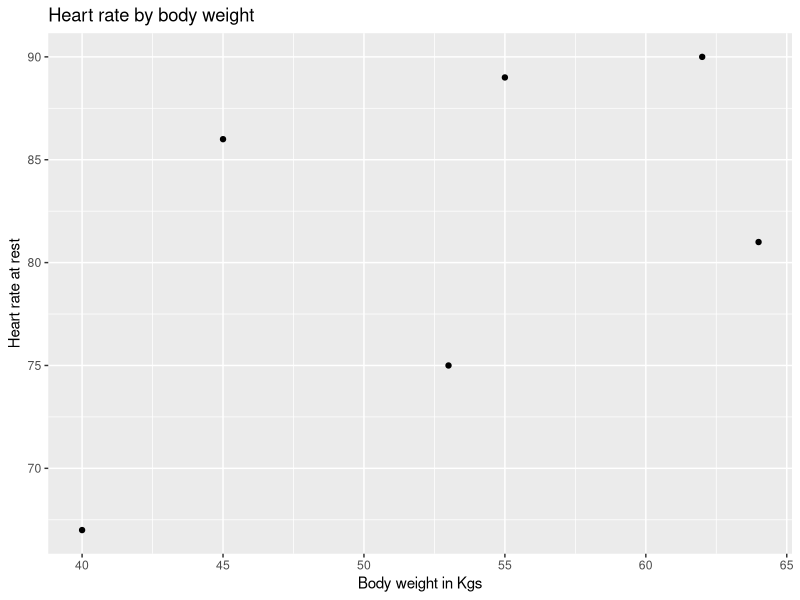
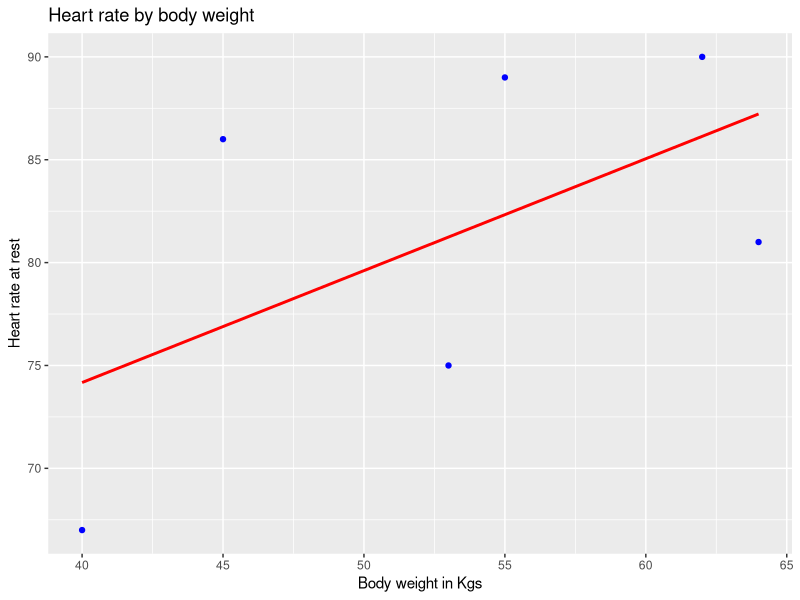
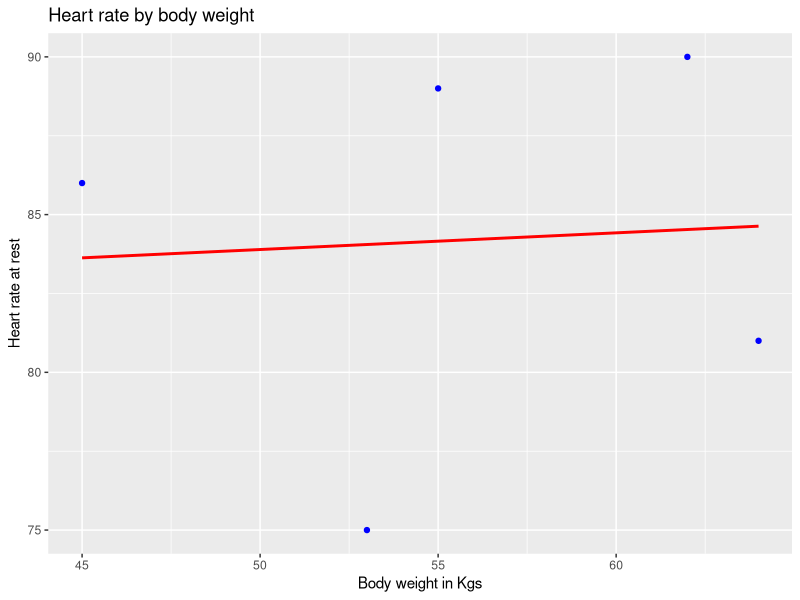

The R script that drew these images, in order:
## ---- chunk 1
##load package to import excel file
library(readxl)
##import excel files
data <- read_xlsx("data/cardiac.xlsx", 1)


## ---- chunk 2
## create a scatter plot
library(ggplot2)
data_plot <- ggplot(data, aes(x=Kilograms_body_weight, y=Heart_rate)) + geom_point()
data_plot <- data_plot + ggtitle("Heart rate by body weight") +
            labs(x = "Body weight in Kgs", y = "Heart rate at rest")
data_plot

## ---- chunk 3
##compute regression coefficients - linear regression
data_lr <- lm(Heart_rate ~ Kilograms_body_weight, data = data)

##display the summary of the linear regression
summary(data_lr)

## ---- chunk 4
upper_interval = 52.4178 + (1.96 * 21.1795)

upper_interval

lower_interval = 52.4178 - (1.96 * 21.1795)

lower_interval
## ---- chunk 5
upper_interval = 0.5439 + (1.96 * 0.3933)

upper_interval

lower_interval = 0.5439 - (1.96 * 0.3933)

lower_interval

## ---- chunk 6

data_plot1 <- ggplot(data, aes(x=Kilograms_body_weight, y=Heart_rate)) + geom_point(color='blue') + geom_smooth(method = "lm", color='red', se = FALSE)
data_plot1 <- data_plot1 + ggtitle("Heart rate by body weight") +
            labs(x = "Body weight in Kgs", y = "Heart rate at rest")
data_plot1
## ---- chunk 7
##remove point (67, 40)
data1 <- data[-c(3),]

data1_plot <- ggplot(data1, aes(x=Kilograms_body_weight, y=Heart_rate)) + geom_point(color='blue') + geom_smooth(method = "lm", color='red', se = FALSE)
data1_plot <- data1_plot + ggtitle("Heart rate by body weight") +
            labs(x = "Body weight in Kgs", y = "Heart rate at rest")
data1_plot

## ---- chunk 8
##regression coefficients
data1_lr <- lm(Heart_rate ~ Kilograms_body_weight, data = data1)

##display the summary of the linear regression
summary(data1_lr)

